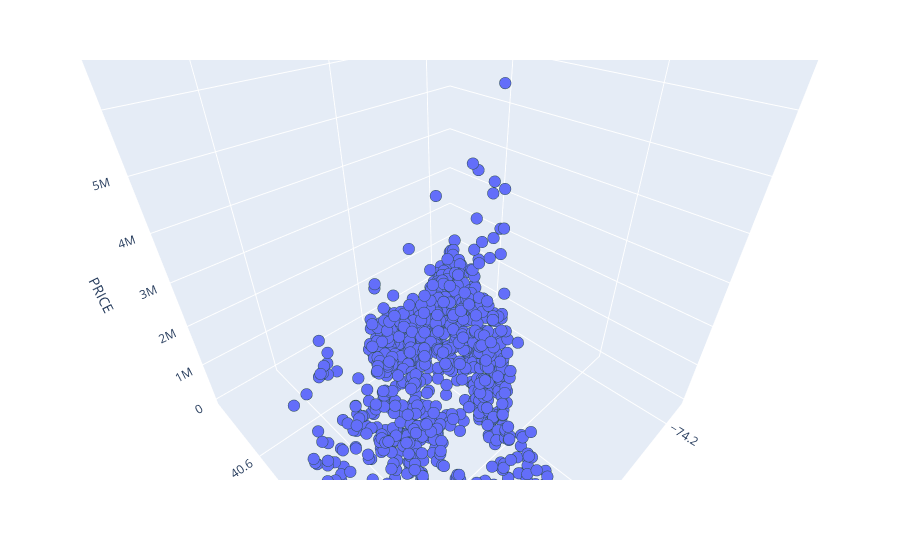

This figure's notebook cell:
### Markdown cell above
As we see the prices ascend on various location, now to analyze it, we'll be using 3D Scatter Plot.

### Code cell
fig = px.scatter_3d (
    df,
    x = "LONGITUDE",
    y = "LATITUDE",
    z = "PRICE",
    labels = {"LATITUDE": "LATITUDE", "LONGITUDE": "LONGITUDE", "PRICE": "PRICE"}
)
fig.update_traces(
    marker = {"size": 4, "line":{"width": 2, "color": "DarkSlateGrey"}},
     selector={"mode": "markers"},
)
fig.show()

### Figure 1 — Plotly figure (JSON) as saved in the notebook; plotly's stock layout.template omitted (floating-point values rounded to 4 significant figures; data arrays with more than 128 entries replaced by an {"elided": "..."} marker saying what was removed)
{"data": [{"hovertemplate": "LONGITUDE=%{x}<br>LATITUDE=%{y}<br>PRICE=%{z}<extra></extra>", "legendgroup": "", "marker": {"color": "#636efa", "line": {"color": "DarkSlateGrey", "width": 2}, "size": 4, "symbol": "circle"}, "mode": "markers", "name": "", "scene": "scene", "showlegend": false, "type": "scatter3d", "x": {"elided": "1333 float values"}, "y": {"elided": "1333 float values"}, "z": {"elided": "1333 int values"}}], "layout": {"autosize": true, "legend": {"tracegroupgap": 0}, "margin": {"t": 60}, "scene": {"aspectmode": "auto", "aspectratio": {"x": 1, "y": 1, "z": 1}, "camera": {"center": {"x": 0, "y": 0, "z": 0}, "eye": {"x": 0.7266, "y": 0.7266, "z": 0.7266}, "projection": {"type": "perspective"}, "up": {"x": 0, "y": 0, "z": 1}}, "domain": {"x": [0, 1], "y": [0, 1]}, "xaxis": {"title": {"text": "LONGITUDE"}, "type": "linear"}, "yaxis": {"title": {"text": "LATITUDE"}, "type": "linear"}, "zaxis": {"title": {"text": "PRICE"}, "type": "linear"}}}}
